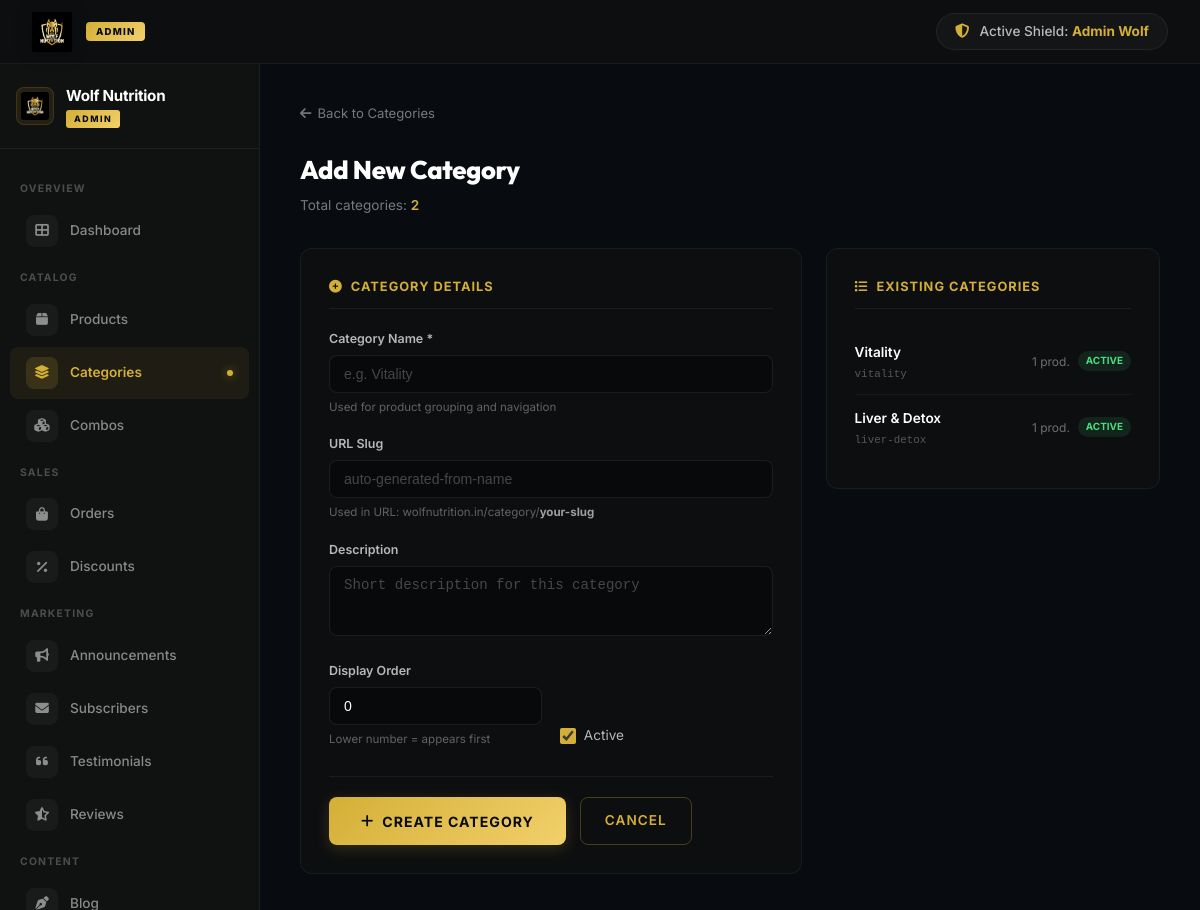
The page /admin/category_add.php (signed in) on the database its author committed.
### tables this page shows
CREATE TABLE IF NOT EXISTS `categories` (
  `id` INT AUTO_INCREMENT PRIMARY KEY,
  `name` VARCHAR(100) NOT NULL,
  `slug` VARCHAR(100) NOT NULL UNIQUE,
  `description` TEXT NULL,
  `is_active` TINYINT(1) DEFAULT 1,
  `display_order` INT DEFAULT 0
);

### admin/category_add.php (the view, shortened to what this page needs)
<?php
require_once __DIR__ . '/includes/header.php';
require_once __DIR__ . '/includes/sidebar.php';
$stmt_total = $pdo->prepare("SELECT COUNT(id) FROM categories");
$stmt_total->execute();
$total_cats = (int)$stmt_total->fetchColumn();
?>
    <div style="margin-bottom:24px;">
        <a href="categories.php" style="color:rgba(255,255,255,0.45); font-size:0.82rem; text-decoration:none; display:inline-flex; align-items:center; gap:6px; transition:color 0.2s;" onmouseover="this.style.color='#D4AF37'" onmouseout="this.style.color='rgba(255,255,255,0.45)'">
            <i class="fas fa-arrow-left"></i> Back to Categories
        </a>
    </div>
    <div style="display:flex; justify-content:space-between; align-items:center; margin-bottom:32px;">
        <div>
            <h2 style="font-size:1.6rem; font-weight:800; color:#fff; margin:0 0 4px 0; letter-spacing:-0.3px;">Add New Category</h2>
            <p style="font-size:0.85rem; color:rgba(255,255,255,0.45); margin:0;">Total categories: <span style="color:#D4AF37; font-weight:600;"><?php echo $total_cats; ?></span></p>
        </div>
    </div>
    <div class="cat-form-grid" style="display:grid; grid-template-columns:1.5fr 1fr; gap:24px; align-items:start;">
        <div class="form-section-card">
            <div class="form-section-title">
                <i class="fas fa-plus-circle"></i> Category Details
            </div>
            <form action="category_add.php" method="POST">
                <div style="margin-bottom:18px;">
                    <label class="form-label">Category Name *</label>
                    <input type="text" name="name" class="form-input" placeholder="e.g. Vitality" required oninput="autoSlugCat(this.value)">
                    <span class="form-hint">Used for product grouping and navigation</span>
                </div>
                <div style="margin-bottom:18px;">
                    <label class="form-label">URL Slug</label>
                    <input type="text" name="slug" id="cat-slug" class="form-input" placeholder="auto-generated-from-name">
                    <span class="form-hint">Used in URL: wolfnutrition.in/category/<strong style="color:rgba(255,255,255,0.6);">your-slug</strong></span>
                </div>
                <div style="margin-bottom:18px;">
                    <label class="form-label">Description</label>
                    <textarea name="description" class="form-input" rows="3" placeholder="Short description for this category"></textarea>
                </div>
                <div class="cat-form-bottom-fields" style="display:grid; grid-template-columns:1fr 1fr; gap:18px;">
                    <div>
                        <label class="form-label">Display Order</label>
                        <input type="number" name="display_order" class="form-input" value="0">
                        <span class="form-hint">Lower number = appears first</span>
                    </div>
                    <div style="display:flex; align-items:flex-end; padding-bottom:2px;">
                        <label style="display:flex; align-items:center; gap:8px; cursor:pointer; font-size:0.85rem; color:rgba(255,255,255,0.7);">
                            <input type="checkbox" name="is_active" value="1" checked style="accent-color:#D4AF37; width:16px; height:16px;">
                            <span>Active</span>
                        </label>
                    </div>
                </div>
                <div class="cat-form-actions" style="display:flex; gap:14px; margin-top:28px; padding-top:20px; border-top:1px solid rgba(255,255,255,0.06);">
                    <button type="submit" name="add_category" class="btn-gold" style="padding:12px 32px; font-size:0.88rem; font-weight:700; display:inline-flex; align-items:center; gap:8px;">
                        <i class="fas fa-plus"></i> Create Category
                    </button>
                    <a href="categories.php" class="btn-outline-gold" style="padding:12px 24px; font-size:0.85rem; text-decoration:none; display:inline-flex; align-items:center;">
                        Cancel
                    </a>
                </div>
            </form>
        </div>
        <div class="form-section-card">
            <div class="form-section-title">
                <i class="fas fa-list"></i> Existing Categories
            </div>
            <?php
            $stmt_ex = $pdo->prepare("SELECT c.*, COUNT(p.id) as product_count FROM categories c LEFT JOIN products p ON c.id = p.category_id GROUP BY c.id ORDER BY c.display_order ASC");
            $stmt_ex->execute();
            $existing = $stmt_ex->fetchAll();
            ?>
            <?php if (empty($existing)): ?>
                <div style="text-align:center; padding:24px 0;">
                    <i class="fas fa-folder-open" style="font-size:1.5rem; color:rgba(255,255,255,0.1); margin-bottom:8px; display:block;"></i>
                    <p style="color:rgba(255,255,255,0.35); font-size:0.85rem; margin:0;">No categories yet.</p>
                </div>
            <?php else: ?>
                <div style="display:flex; flex-direction:column; gap:0;">
                    <?php foreach ($existing as $cat): ?>
                        <div class="existing-cat-item">
                            <div>
                                <span style="color:#fff; font-weight:600; font-size:0.85rem;"><?php echo htmlspecialchars($cat['name']); ?></span>
                                <span style="font-size:0.68rem; color:rgba(255,255,255,0.3); display:block; font-family:monospace; margin-top:2px;"><?php echo htmlspecialchars($cat['slug']); ?></span>
                            </div>
                            <div style="display:flex; align-items:center; gap:8px;">
                                <span style="font-size:0.75rem; color:rgba(255,255,255,0.4);"><?php echo $cat['product_count']; ?> prod.</span>
                                <span class="<?php echo $cat['is_active'] ? 'badge-active' : 'badge-inactive'; ?>">
                                    <?php echo $cat['is_active'] ? 'Active' : 'Off'; ?>
                                </span>
                            </div>
                        </div>
                    <?php endforeach; ?>
                </div>
            <?php endif; ?>
        </div>
    </div>
<?php
require_once __DIR__ . '/includes/footer.php';
?>

### assets/css/style.css (style rules this page uses)
:root { --bg-primary: #080C10; --bg-secondary: #121212; --bg-card: #121212; --bg-card-hover: #121212; --gold-primary: #D4AF37; --gold-light: #FFD700; --gold-dark: #D4AF37; --gold-muted: #D4AF37; --gold-gradient: linear-gradient(135deg, #FFD700 0%, #D4AF37 100%); --gold-glow: 0 0 15px rgba(212, 175, 55, 0.25); --gold-glow-hover: 0 0 25px rgba(212, 175, 55, 0.5); --text-primary: #FFFFFF; --text-secondary: rgba(255, 255, 255, 0.8); --text-muted: rgba(255, 255, 255, 0.5); --border-color: rgba(212, 175, 55, 0.15); --border-active: rgba(212, 175, 55, 0.5); --danger-color: #FFFFFF; --success-color: #D4AF37; --font-heading: 'Outfit', sans-serif; --font-body: 'Inter', sans-serif; --transition-fast: 0.2s ease; --transition-normal: 0.3s cubic-bezier(0.25, 0.8, 0.25, 1); }
* { box-sizing: border-box; margin: 0; padding: 0; }
body { background-color: var(--bg-primary); color: var(--text-secondary); font-family: var(--font-body); line-height: 1.6; overflow-x: hidden; }
h1, h2, h3, h4, h5, h6 { color: var(--text-primary); font-family: var(--font-heading); font-weight: 600; letter-spacing: 0.5px; }
a { color: inherit; text-decoration: none; transition: var(--transition-fast); }
.btn-gold { background: var(--gold-gradient); color: #080C10; border: none; padding: 12px 25px; font-family: var(--font-heading); font-weight: 700; text-transform: uppercase; letter-spacing: 1px; border-radius: 4px; cursor: pointer; display: inline-flex; align-items: center; justify-content: center; gap: 10px; position: relative; overflow: hidden; transition: var(--transition-normal); box-shadow: var(--gold-glow); }
.btn-gold::before { content: ''; position: absolute; top: 0; left: -100%; width: 50%; height: 100%; background: linear-gradient(90deg, transparent, rgba(255, 255, 255, 0.4), transparent); transform: skewX(-25deg); transition: 0.75s; }
.btn-outline-gold { background: transparent; color: var(--gold-primary); border: 2px solid var(--gold-primary); padding: 10px 23px; font-family: var(--font-heading); font-weight: 700; text-transform: uppercase; letter-spacing: 1px; border-radius: 4px; cursor: pointer; display: inline-flex; align-items: center; justify-content: center; gap: 10px; transition: var(--transition-normal); }

### admin/includes/header.php (style rules this page uses)
*, *::before, *::after { box-sizing: border-box; margin: 0; padding: 0; }
body { display: flex; flex-direction: column; height: 100vh; overflow: hidden; background: #080C10; font-family: 'Inter', system-ui, -apple-system, sans-serif; color: #ffffff; -webkit-font-smoothing: antialiased; -moz-osx-font-smoothing: grayscale; margin: 0; padding: 0; }
.btn-gold { display: inline-flex; align-items: center; gap: 8px; padding: 10px 24px; background: linear-gradient(135deg, #D4AF37 0%, #F2D06B 100%); color: #080C10; font-size: 0.85rem; font-weight: 700; border: none; border-radius: 8px; cursor: pointer; transition: all 0.2s ease; text-decoration: none; font-family: 'Inter', system-ui, sans-serif; box-shadow: 0 4px 16px rgba(212, 175, 55, 0.2); }
.btn-outline-gold { display: inline-flex; align-items: center; gap: 8px; padding: 10px 24px; background: transparent; color: #D4AF37; font-size: 0.85rem; font-weight: 600; border: 1px solid rgba(212, 175, 55, 0.3); border-radius: 8px; cursor: pointer; transition: all 0.2s ease; text-decoration: none; font-family: 'Inter', system-ui, sans-serif; }

### rows shown on the page
categories: name "Vitality", slug "vitality", product_count "1", is_active "ACTIVE"
categories: name "Liver & Detox", slug "liver-detox", product_count "1", is_active "ACTIVE"

### other values the page prints
$admin_name "Admin Wolf"
$group['label'] "OVERVIEW"
$item['label'] "Dashboard"
$group['label'] "CATALOG"
$item['label'] "Products"
$item['label'] "Categories"
$item['label'] "Combos"
$group['label'] "SALES"
$item['label'] "Orders"
$item['label'] "Discounts"
$group['label'] "MARKETING"
$item['label'] "Announcements"
$item['label'] "Subscribers"
$item['label'] "Testimonials"
$item['label'] "Reviews"
